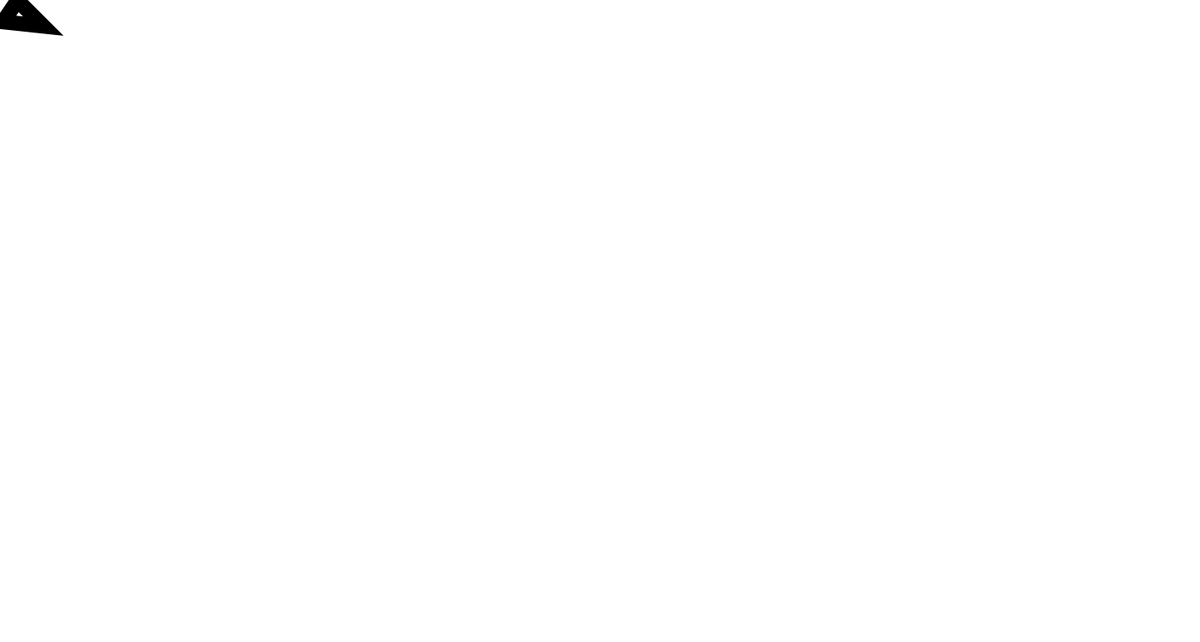
Frame 1 (no input)
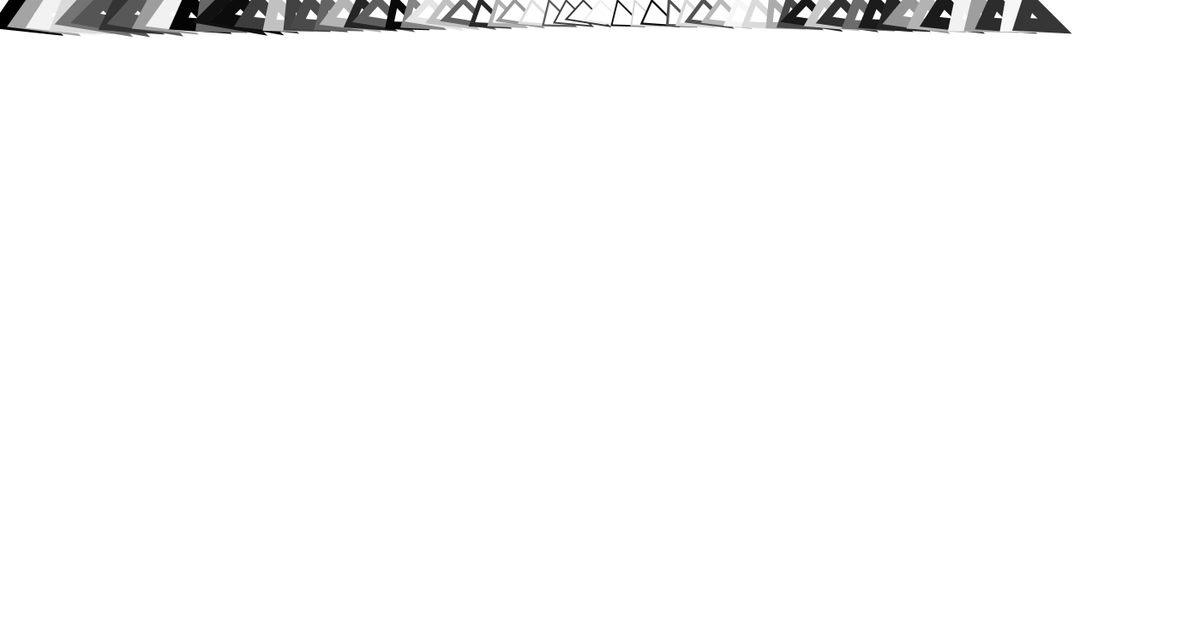
Frame 60 (the mouse pressed at the canvas centre just before this capture)
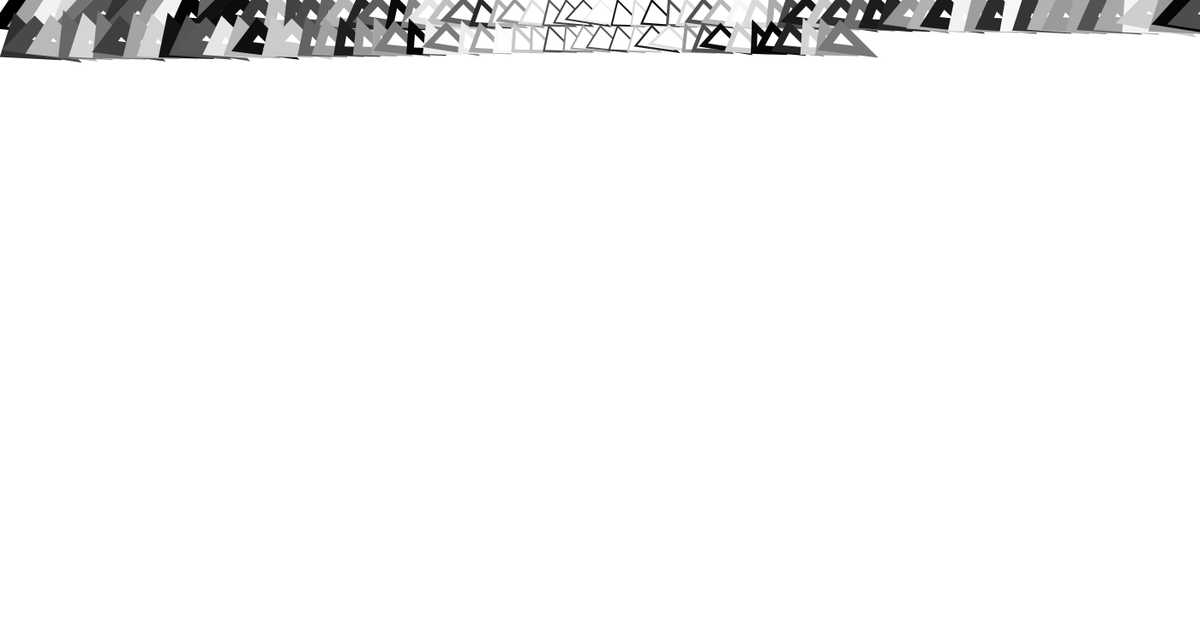
Frame 120 (the mouse held since frame 60 and released just before this capture)

The Processing sketch that drew these frames (run headless with seeded random() and noise(); from frame 60 on, the mouse is pressed at the canvas centre):

// Processing sketch: projet8
// ── projet8.pde
int X=0;
int Y=0;
int X1=20;
int Y1=30;
float valsin;
int i=0;
float rand;
float R=0;

void setup(){
  frameRate(3000);
  size(1400,750);
  background(255);
}
void draw(){
    X+=20;
    X1+=20;
    valsin = abs((cos((X*PI)/1400))*3.5)*5;
    if (valsin<=2)
    {
      valsin=2;
    }
    strokeWeight(valsin);
    stroke(R,R++,R--);
    if (R<255)
    {
      R=random(255);
    }
    rand=random(PI/4,PI/2);
    //line(X-30,Y+30,X,Y);
    triangle(X-cos(rand)*30,Y+sin(rand)*30,X,Y,X+30,Y+30);
    //line(X,Y,X1,Y1);
    if (X>1400)
    {
    X=0;
    X1=20;
    Y+=30;
    Y1+=30;
    }
  }
